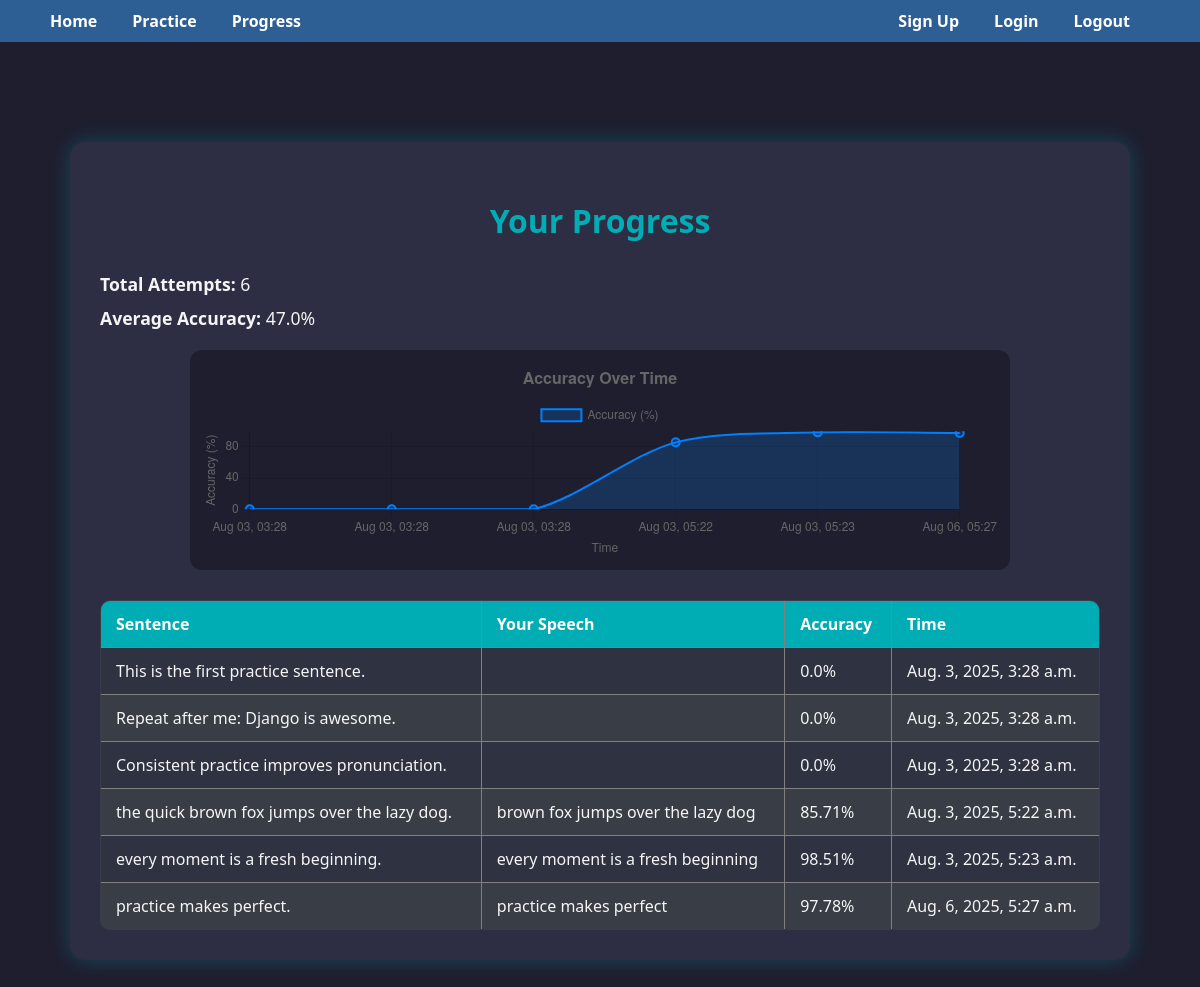
The app's page /progress/ (signed in) with its own data.
### mobi/models.py (models this page shows, shortened)
class SentenceRecord(models.Model):
    user = models.ForeignKey(User, on_delete=models.CASCADE)
    sentence = models.TextField()
    spoken_text = models.TextField()
    accuracy = models.FloatField()
    timestamp = models.DateTimeField(auto_now_add=True)

### mobi/views.py (the view)
# urls.py: path('progress/', views.progress, name='progress'),
@login_required
def progress(request):
    records = SentenceRecord.objects.filter(user=request.user)
    total = records.count()
    avg_accuracy = round(records.aggregate(Avg('accuracy'))['accuracy__avg'] or 0, 2)
    return render(request, "progress.html", {
        "total": total,
        "average": avg_accuracy,
        "records": records
    })

### mobi/templates/progress.html (shortened to what this page needs)
{% extends "base.html" %}
 {% block content %}
<main>
<div class="progress-container">
  <h2>Your Progress</h2>
  <p><strong>Total Attempts:</strong> {{ total }}</p>
  <p><strong>Average Accuracy:</strong> {{ average }}%</p>
<div id="accuracyChart">
  <canvas id="chartCanvas"></canvas>
</div>
  <table border="1" style="margin-top: 30px">
    <tr>
      <th>Sentence</th>
      <th>Your Speech</th>
      <th>Accuracy</th>
      <th>Time</th>
    </tr>
    {% for record in records %}
    <tr>
      <td>{{ record.sentence }}</td>
      <td>{{ record.spoken_text }}</td>
      <td>{{ record.accuracy }}%</td>
      <td>{{ record.timestamp }}</td>
    </tr>
    {% endfor %}
  </table>
</div>
</main>
<script>
  const ctx = document.getElementById('chartCanvas').getContext('2d');
  const accuracyChart = new Chart(ctx, {
      type: 'line',
      data: {
          labels: [
              {% for record in records %}
                  "{{ record.timestamp|date:'M d, H:i' }}"{% if not forloop.last %},{% endif %}
              {% endfor %}
          ],
          datasets: [{
              label: 'Accuracy (%)',
              data: [
                  {% for record in records %}
                      {{ record.accuracy }}{% if not forloop.last %},{% endif %}
                  {% endfor %}
              ],
              backgroundColor: 'rgba(0, 128, 255, 0.2)',
              borderColor: 'rgba(0, 128, 255, 1)',
              borderWidth: 2,
              pointRadius: 4,
              fill: true,
              tension: 0.3
          }]
      },
      options: {
          scales: {
              y: {
                  beginAtZero: true,
                  min: 0,
                  max: 100,
                  title: {
                      display: true,
                      text: 'Accuracy (%)'
                  }
              },
              x: {
                  title: {
                      display: true,
                      text: 'Time'
                  }
              }
          },
          responsive: true,
          maintainAspectRatio: false,
          plugins: {
              legend: {
                  position: 'top',
                  display: true
              },
              title: {
                  display: true,
                  text: 'Accuracy Over Time',
                  font: {
                      size: 16
                  }
              }
          }
      }
  });
</script>
{% endblock %}

### mobi/templates/base.html (shortened to what this page needs)
<!DOCTYPE html>
<html lang="en">
  <head>
  </head>
  <body>
    <nav class="navbar">
      <div class="nav-left">
        <a href="{% url 'home' %}">Home</a>
        <a href="{% url 'practice' %}">Practice</a>
        <a href="{% url 'progress' %}">Progress</a>
      </div>
      <div class="nav-right">
        <a href="{% url 'signup' %}">Sign Up</a>
        <a href="{% url 'login' %}">Login</a>
        <a href="{% url 'logged_out' %}">Logout</a>
      </div>
    </nav>
    <main id="container">{% block content %} {% endblock %}</main>
  </body>
</html>

### mobi/templates/base.html (style rules this page uses)
body { margin: 0; font-family: "Segoe UI", sans-serif; background-color: #111; color: #f5f5f5; }
a { text-decoration: none; color: #fff; margin-right: 20px; transition: color 0.3s; }
.navbar { display: flex; justify-content: space-between; align-items: center; background-color: #2e5f94ff; padding: 10px 50px; position: sticky; top: 0; z-index: 1000; }
.nav-left a, .nav-right a { font-weight: bold; font-size: 1rem; }
.nav-left, .nav-right { display: flex; flex-direction: row; gap: 15px; }
main, .container, .progress-container, .practice-container, login-container, .logout-container { margin-top: 0px; padding: 20px; }

### mobi/templates/progress.html (style rules this page uses)
body { font-family: "Segoe UI", sans-serif; background-color: #1e1e2f; color: #f5f5f5; margin: 0; padding: 0; }
.container, .progress-container { max-width: 1000px; margin: 60px auto 40px; padding: 30px; background-color: #2d2d44; border-radius: 15px; box-shadow: 0 0 20px rgba(0, 173, 181, 0.3); }
h2 { text-align: center; font-size: 2rem; color: #00adb5; margin-bottom: 30px; }
p { font-size: 1.1rem; margin: 10px 0; }
#accuracyChart { width: 100%; max-width: 800px; height: 200px; background-color: #1e1e2f; padding: 10px; border-radius: 12px; margin: 20px auto ; display: block; position: relative; }
table { width: 100%; border-collapse: collapse; margin-top: 30px; background-color: #393e46; border-radius: 10px; overflow: hidden; }
table th, table td { padding: 12px 15px; text-align: left; }
table th { background-color: #00adb5; color: #fff; font-weight: bold; }
table tr:nth-child(even) { background-color: #2e3241; }
#accuracyChart canvas { height: 100% !important; width: 100% !important; }

### records on screen
SentenceRecord: sentence "This is the first practice sentence.", accuracy "0.0", timestamp "Aug. 3, 2025, 3:28 a.m."
SentenceRecord: sentence "Repeat after me: Django is awesome.", accuracy "0.0", timestamp "Aug. 3, 2025, 3:28 a.m."
SentenceRecord: sentence "Consistent practice improves pronunciation.", accuracy "0.0", timestamp "Aug. 3, 2025, 3:28 a.m."
SentenceRecord: sentence "the quick brown fox jumps over the lazy dog.", spoken_text "brown fox jumps over the lazy dog", accuracy "85.71", timestamp "Aug. 3, 2025, 5:22 a.m."
SentenceRecord: sentence "every moment is a fresh beginning.", spoken_text "every moment is a fresh beginning", accuracy "98.51", timestamp "Aug. 3, 2025, 5:23 a.m."
SentenceRecord: sentence "practice makes perfect.", spoken_text "practice makes perfect", accuracy "97.78", timestamp "Aug. 6, 2025, 5:27 a.m."

### other values on screen
{{ total }} "6"
{{ average }} "47.0"
chart data {{ record.accuracy }} 0.0, 0.0, 0.0, 85.71, 98.51, 97.78
